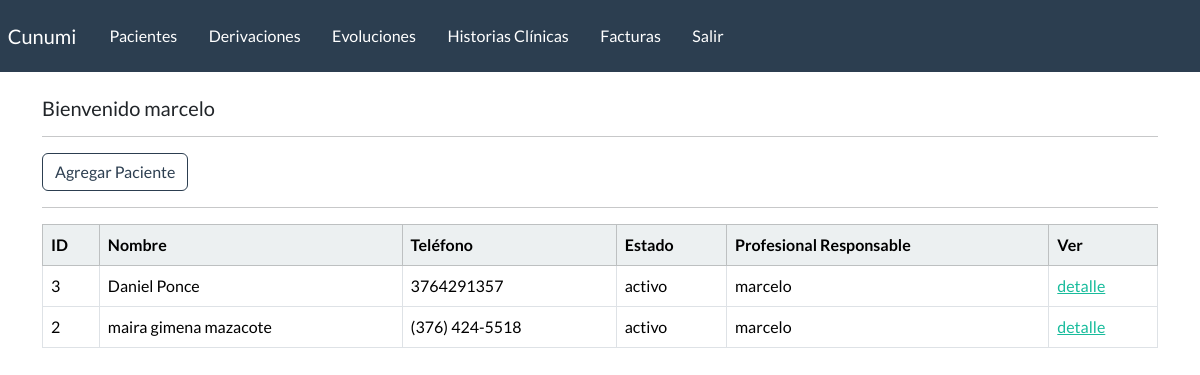
The app's page /dashboard (signed in), older data.
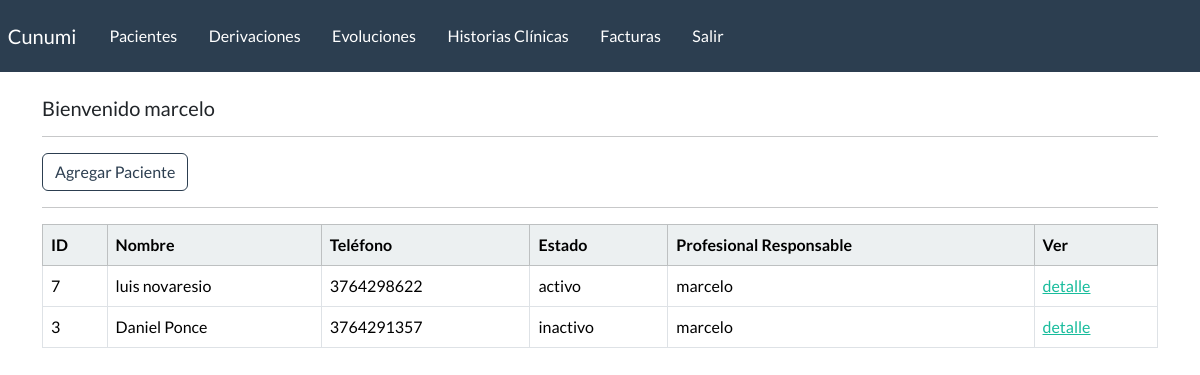
The same page, newer data.
### webapp/models.py (models this page shows, shortened)
class paciente(models.Model):
    nombre = models.CharField(max_length=100)
    apellido = models.CharField(max_length=100, blank=True)
    dni = models.CharField(max_length=100, blank=True)
    telefono = models.CharField(max_length=100, blank=True)
    email = models.EmailField(blank=True)
    edad = models.IntegerField(blank=True)
    fecha_inicio = models.DateField(blank=True, null=True)
    responables = models.CharField(max_length=200, blank=True)
    motivo_consulta = models.CharField(max_length=200, blank=True)
    derivado = models.BooleanField(default=False)
    email = models.EmailField(blank=True)
    estado_choices = (
        ('activo', 'activo'),
        ('inactivo', 'inactivo'),
        ('alta', 'alta'),
        ('derivado', 'derivado'))
    estado = models.CharField(max_length=20, choices=estado_choices, default='activo')
    profesional_responsable = models.ForeignKey(User, on_delete=models.CASCADE, blank=True)

### webapp/views.py (the view)
# urls.py: path('dashboard',views.dashboard, name='dashboard'),
@login_required(login_url='my-login')
def dashboard(request):
    pacientes = paciente.objects.all().order_by('-id')
    context = {
        'pacientes':pacientes,
    }
    return render(request, 'webapp/dashboard.html', context=context)

### webapp/templates/webapp/dashboard.html
{% extends 'webapp/base.html' %}
{% block content %}
    <h5>Bienvenido {{user}}</h5>
    <hr>
    <a class="btn btn-outline-primary btn-small" href="{% url 'agregar_paciente' %}">
        Agregar Paciente
    </a>
    <hr>
    <table class="table table-hover table-bordered">
        <thead class="table-light">
            <tr>
                <th scope="col">ID</th>
                <th scope="col">Nombre</th>
                <th scope="col">Teléfono</th>
                <th scope="col">Estado</th>
                <th scope="col">Profesional Responsable</th>
                <th scope="col">Ver</th>
            </tr>
        </thead>
        <tbody>
            {% if pacientes %}
            {% for paciente in pacientes %}
            <tr>
                <td>
                    {{paciente.id}}
                </td>
                <td>{{paciente.nombre}} {{paciente.apellido}}</td>
                <td>{{paciente.telefono}}</td>
                <td>{{paciente.estado}}</td>
                <td>{{paciente.profesional_responsable}}</td>
                <td><a href="{% url 'detalle_paciente' paciente.id %}">detalle</a></td>
            </tr>
            {% endfor %}
            {% endif %}
        </tbody>
    </table>
{% endblock %}

Row changes from the older to the newer data that the page shows:
removed paciente: id "2", nombre "maira gimena", apellido "mazacote", telefono "(376) 424-5518", estado "activo", profesional_responsable "marcelo"
added paciente: id "7", nombre "luis", apellido "novaresio", telefono "3764298622", estado "activo", profesional_responsable "marcelo"
changed paciente "Daniel": estado "activo" → "inactivo"
